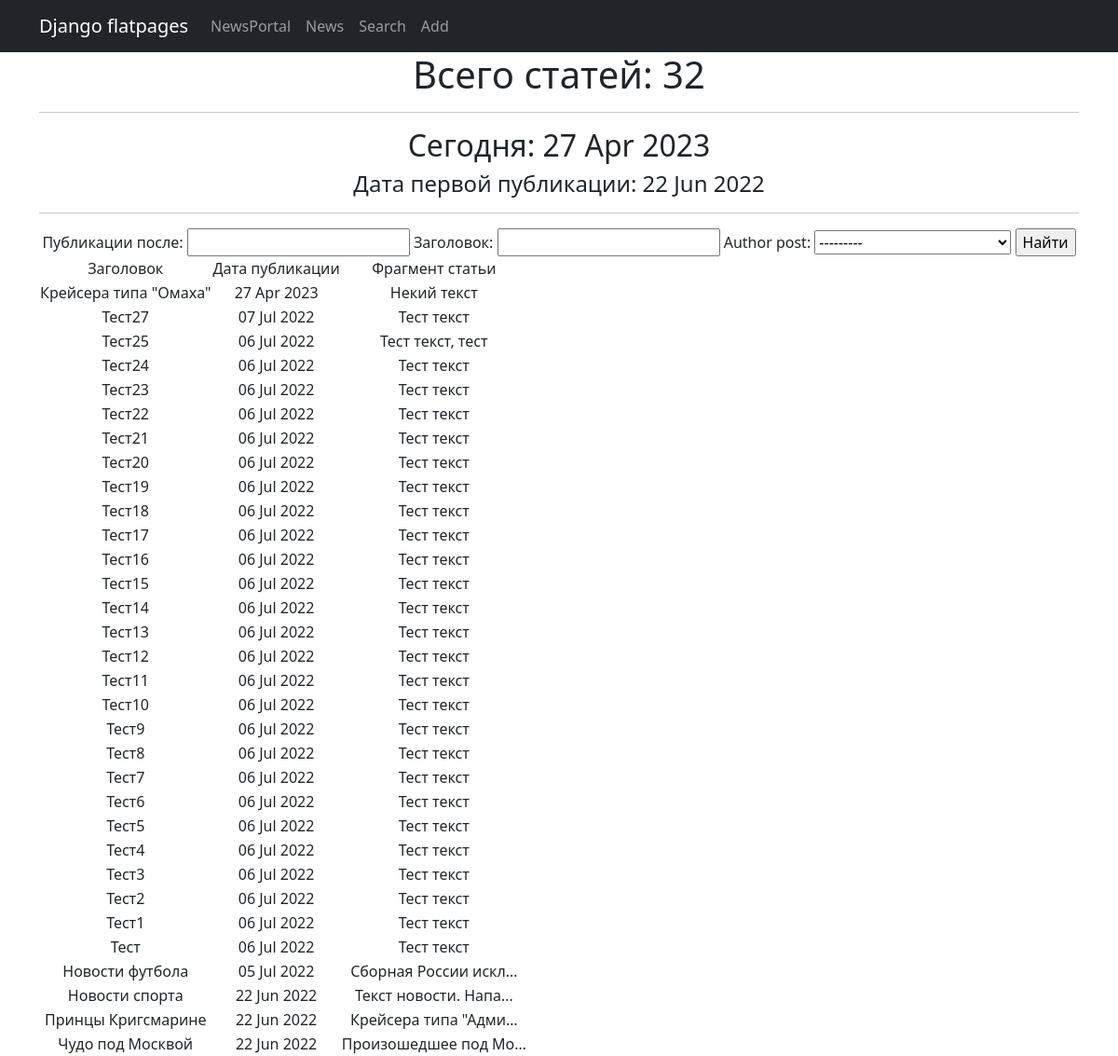
The app's page /news/search/ with its own data.
### News/models.py (models this page shows, shortened)
class Post(models.Model):
    author_post = models.ForeignKey(Author, on_delete=models.CASCADE)
    сhoice_post = models.CharField(max_length=2, choices=POSITIONS, default=news)
    date_post = models.DateTimeField(auto_now_add=True)
    links_posts = models.ManyToManyField(Category, through='PostCategory')
    heading_post = models.CharField(max_length=255)
    text_post = models.TextField()
    rating_post = models.IntegerField(default=0)

### News/views.py (the view)
# urls.py: path('search/', SearchList.as_view(), name='search'),
class SearchList(ListView):
    model = Post
    ordering = '-id'
    template_name = 'search.html'
    context_object_name = 'search'
    def get_context_data(self, **kwargs):
        context = super().get_context_data(**kwargs)
        context['filter'] = PostFilter(self.request.GET, queryset=self.get_queryset())
        context['time_now'] = datetime.utcnow()
        return context

### News/models.py (called while the page is built)
    def __str__(self):
        return f'{self.user}'

### News/templatetags/censor_filters.py (called while the page is built)
@register.filter()
def censor(value):
    try:
        if not isinstance(value, str):
            raise AttributeError("Ошибка! Вы применяете фильтр не к строковому типу данных.")
        value = value.split()
        for i, word in enumerate(value):
            if any(stor_word in word for stor_word in stop_list):
                value[i] = word[0] + "".join('*' if cen.isalpha() else cen for cen in word)
                value[i] = value[i].replace('*', '', 1)
        return " ".join(value)
    except TypeError:
        print('Error')

### templates/search.html (shortened to what this page needs)
{% extends 'flatpages/default.html' %}
{% load censor_filters %}
{% block content %}
    <h1>Всего статей: {{ search|length }}</h1>
        <hr>
    <h2> Сегодня: {{ time_now|date:'d M Y' }} </h2>
    <h4>Дата первой публикации: 22 Jun 2022</h4>
        <hr>
        <form method="GET">
            {{ filter.form }}
            <input type="submit" value="Найти">
        </form>
        {% if search %}
             <table>
               <tr>
                   <td>Заголовок</td>
                   <td>Дата публикации</td>
                   <td>Фрагмент статьи</td>
               </tr>
                 {% for search in filter.qs %}
               <tr>
                   <td>{{ search.heading_post|censor }}</td>
                   <td>{{ search.date_post|date:'d M Y'}}</td>
                   <td>{{ search.text_post|truncatechars:20|censor }}</td>
               </tr>
                 {% endfor %}
             </table>
        {% else %}
            <h2>Новостей нет!</h2>
        {% endif %}
{% endblock content %}

### records on screen
Post: date_post "27 Apr 2023", heading_post|censor "Крейсера типа \"Омаха\"", text_post|censor "Некий текст"
Post: heading_post|censor "Тест27", date_post "07 Jul 2022", text_post|censor "Тест текст"
Post: heading_post|censor "Тест25", date_post "06 Jul 2022", text_post|censor "Тест текст, тест"
Post: heading_post|censor "Тест24", date_post "06 Jul 2022", text_post|censor "Тест текст"
Post: heading_post|censor "Тест23", date_post "06 Jul 2022", text_post|censor "Тест текст"
Post: heading_post|censor "Тест22", date_post "06 Jul 2022", text_post|censor "Тест текст"
Post: heading_post|censor "Тест21", date_post "06 Jul 2022", text_post|censor "Тест текст"
Post: heading_post|censor "Тест20", date_post "06 Jul 2022", text_post|censor "Тест текст"
Post: heading_post|censor "Тест19", date_post "06 Jul 2022", text_post|censor "Тест текст"
Post: heading_post|censor "Тест18", date_post "06 Jul 2022", text_post|censor "Тест текст"
Post: heading_post|censor "Тест17", date_post "06 Jul 2022", text_post|censor "Тест текст"
Post: heading_post|censor "Тест16", date_post "06 Jul 2022", text_post|censor "Тест текст"
Post: heading_post|censor "Тест15", date_post "06 Jul 2022", text_post|censor "Тест текст"
Post: heading_post|censor "Тест14", date_post "06 Jul 2022", text_post|censor "Тест текст"
Post: heading_post|censor "Тест13", date_post "06 Jul 2022", text_post|censor "Тест текст"
Post: heading_post|censor "Тест12", date_post "06 Jul 2022", text_post|censor "Тест текст"
Post: heading_post|censor "Тест11", date_post "06 Jul 2022", text_post|censor "Тест текст"
Post: heading_post|censor "Тест10", date_post "06 Jul 2022", text_post|censor "Тест текст"
Post: heading_post|censor "Тест9", date_post "06 Jul 2022", text_post|censor "Тест текст"
Post: heading_post|censor "Тест8", date_post "06 Jul 2022", text_post|censor "Тест текст"
Post: heading_post|censor "Тест7", date_post "06 Jul 2022", text_post|censor "Тест текст"
Post: heading_post|censor "Тест6", date_post "06 Jul 2022", text_post|censor "Тест текст"
Post: heading_post|censor "Тест5", date_post "06 Jul 2022", text_post|censor "Тест текст"
Post: heading_post|censor "Тест4", date_post "06 Jul 2022", text_post|censor "Тест текст"
Post: heading_post|censor "Тест3", date_post "06 Jul 2022", text_post|censor "Тест текст"
Post: heading_post|censor "Тест2", date_post "06 Jul 2022", text_post|censor "Тест текст"
Post: heading_post|censor "Тест1", date_post "06 Jul 2022", text_post|censor "Тест текст"
Post: heading_post|censor "Тест", date_post "06 Jul 2022", text_post|censor "Тест текст"
Post: heading_post|censor "Новости футбола", date_post "05 Jul 2022", text_post|censor "Сборная России искл…"
Post: heading_post|censor "Новости спорта", date_post "22 Jun 2022", text_post|censor "Текст новости. Напа…"
Post: heading_post|censor "Принцы Кригсмарине", date_post "22 Jun 2022", text_post|censor "Крейсера типа \"Адми…"
Post: heading_post|censor "Чудо под Москвой", date_post "22 Jun 2022", text_post|censor "Произошедшее под Мо…"

### other values on screen
{{ search|length }} "32"
